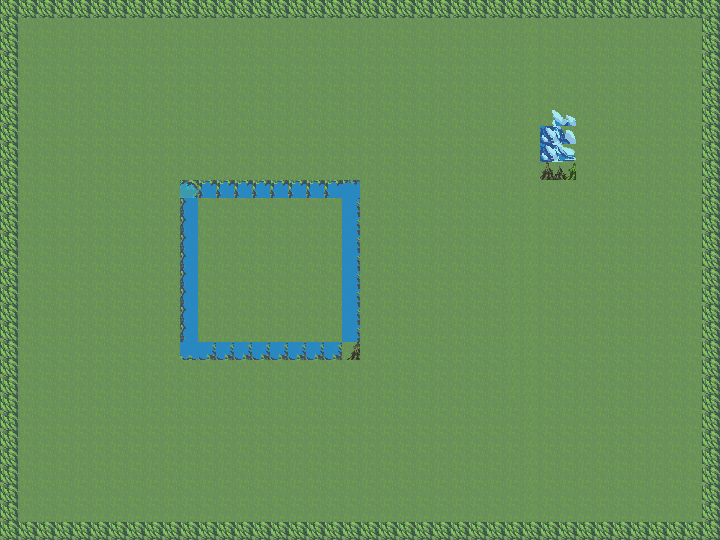

A 2D game scene composited from a Tiled map and its tileset images. What follows is a short description and the map's XML, with each tile layer's data collapsed to a summary:
An orthogonal 40x30 tile map with 18x18 px tiles, 3 tile layers (terrain, terrain_limits, objects).

<map version="1.10" tiledversion="1.10.1" orientation="orthogonal" renderorder="right-down" width="40" height="30" tilewidth="18" tileheight="18" infinite="0" nextlayerid="5" nextobjectid="1">
 <tileset firstgid="1" source="tiles.tsx" />
 <group id="2" name="tilemap">
  <layer id="1" name="terrain" width="40" height="30">
   <data>[1200 cells, 1200 non-empty, 1 distinct tile ids]</data>
  </layer>
  <layer id="3" name="terrain_limits" width="40" height="30">
   <data>[1200 cells, 236 non-empty, 11 distinct tile ids]</data>
  </layer>
  <layer id="4" name="objects" width="40" height="30">
   <data>[1200 cells, 8 non-empty, 8 distinct tile ids]</data>
  </layer>
 </group>
</map>